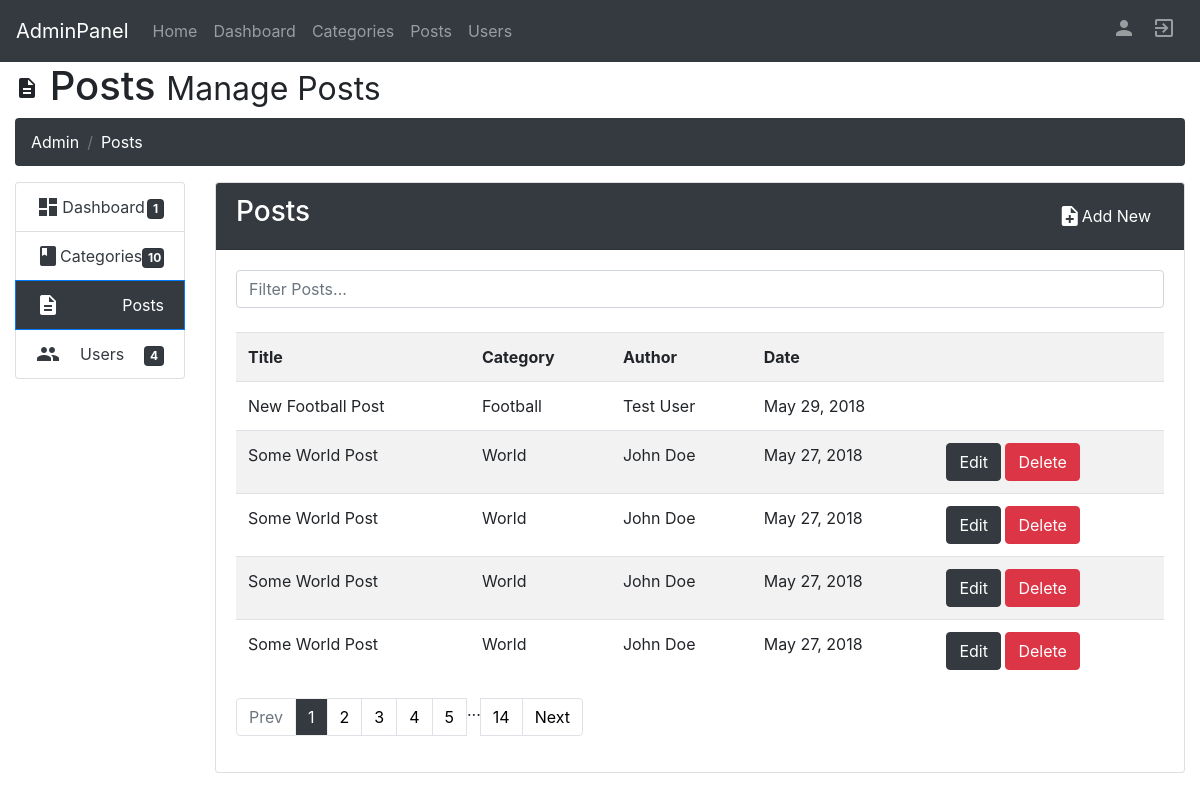
The app's page /admin/posts/ (signed in) with its own data.
### tables this page shows
CREATE TABLE `Post` (
  `id` int(11) NOT NULL,
  `category_id` int(11) DEFAULT NULL,
  `imgsrc` varchar(256) DEFAULT NULL,
  `heading` varchar(256) NOT NULL,
  `description` text NOT NULL,
  `text` text NOT NULL,
  `tags` text NOT NULL,
  `time` datetime NOT NULL,
  `author_id` int(11) DEFAULT NULL,
  `url_name` varchar(256) NOT NULL,
  `views` int(11) NOT NULL DEFAULT '0'
);

CREATE TABLE `Category` (
  `id` int(11) NOT NULL,
  `cname` varchar(256) NOT NULL,
  `url_name` varchar(256) NOT NULL,
  `parent_id` int(11) DEFAULT NULL
);

CREATE TABLE `User` (
  `id` int(11) NOT NULL,
  `username` varchar(50) NOT NULL,
  `u_password` varchar(256) NOT NULL,
  `rights` varchar(10) NOT NULL,
  `first_name` varchar(50) NOT NULL,
  `second_name` varchar(50) NOT NULL,
  `email` varchar(100) NOT NULL,
  `profile_img` varchar(256) NOT NULL DEFAULT '/uploader/files/profiledefault.png',
  `about` text NOT NULL
);

### admin/controllers/adminPages_controller.php (called while the page is built, shortened)
<?php
class AdminPagesController
{
    public function posts()
    {
        if (isset($_GET['filter'])) {
            $posts = Post::filter($_GET['filter']);
            $targetpage = "/admin/posts/filter=" . $_GET['filter'];
        } else {
            $posts = Post::all();
        }
        $limit = 5;
        $pageNum = $_GET['page'] ?? 0;
        if ($pageNum) {
            $start = ($pageNum - 1) * $limit;
        } else {
            $start = 0;
        }
        $postsToDisplay = array_slice($posts, $start, $limit);
        require_once 'admin/views/layout.php';
    }
}

### index.php (called while the page is built, shortened)
<?php
require_once 'routes.php';

### admin/models/category.php (called while the page is built, shortened)
<?php
class Category
{
    public function __construct($id, $name, $url_name, $parent_id, $parent_name)
    {
        $this->name = $name;
    }
    public static function get_by_id($id)
    {
        $db = Db::getInstance();
        $id = intval($id);
        $req = $db->prepare('SELECT ch.*, rt.id as parent_id, rt.cname as parent_name
                             FROM Category as ch
                             LEFT JOIN Category as rt ON (ch.parent_id = rt.id)
                             WHERE ch.id = :id');
        $req->bindValue(':id', $id, PDO::PARAM_INT);
        $req->execute();
        $category = $req->fetch();
        return new Category($category['id'], $category['cname'], $category['url_name'],
            $category['parent_id'], $category['parent_name']);
    }
    public static function all()
    {
        $list = [];
        $db = Db::getInstance();
        $req = $db->query('SELECT ch.*, rt.id as parent_id, rt.cname as parent_name
                           FROM Category as ch
                           LEFT JOIN Category as rt ON (ch.parent_id = rt.id)');
        foreach ($req->fetchAll() as $category) {
            $list[] = new Category($category['id'], $category['cname'], $category['url_name'],
                $category['parent_id'], $category['parent_name']);
        }
        return $list;
    }
}

### admin/models/post.php (called while the page is built, shortened)
<?php
class Post
{
    public function __construct($id, $category, $imgsrc, $heading, $description, $text, $tags, $time, $author, $url_name)
    {
        $this->id = $id;
        $this->category = $category;
        $this->heading = $heading;
        $this->time = $time;
        $this->author = $author;
    }
    public static function all()
    {
        $list = [];
        $db = Db::getInstance();
        $req = $db->query('SELECT * FROM Post ORDER BY `time` desc');
        foreach ($req->fetchAll() as $post) {
            $list[] = new Post($post['id'], Category::get_by_id($post['category_id']),
                $post['imgsrc'], $post['heading'], $post['description'],
                $post['text'], $post['tags'], $post['time'],
                User::get_by_userid($post['author_id']), $post['url_name']);
        }
        return $list;
    }
}

### admin/models/user.php (called while the page is built, shortened)
<?php
class User
{
    public function __construct($id, $username, $password, $rights, $first_name, $second_name, $email, $profile_img, $about)
    {
        $this->first_name = $first_name;
        $this->second_name = $second_name;
    }
    public static function get_by_userid($id)
    {
        $db = Db::getInstance();
        $id = intval($id);
        $req = $db->prepare('SELECT * FROM User WHERE id = :id');
        $req->bindValue(':id', $id, PDO::PARAM_INT);
        $req->execute();
        $user = $req->fetch();
        return new User($user['id'], $user['username'],
            $user['u_password'], $user['rights'],
            $user['first_name'], $user['second_name'],
            $user['email'], $user['profile_img'],
            $user['about']);
    }
    public static function all()
    {
        $list = [];
        $db = Db::getInstance();
        $req = $db->query('SELECT * FROM User');
        foreach ($req->fetchAll() as $user) {
            $list[] = new User($user['id'], $user['username'],
                $user['u_password'], $user['rights'],
                $user['first_name'], $user['second_name'],
                $user['email'], $user['profile_img'],
                $user['about']);
        }
        return $list;
    }
}

### admin/views/pages/posts.php (the view, shortened to what this page needs)
<?php require_once 'admin/views/pages/admin_header.php';?>
<header id="header">
  <div class="container-fluid">
    <div class="row">
      <div class="col-md-12">
        <h1>
          <span class="material-icons">description</span> Posts
          <small>Manage Posts</small>
        </h1>
      </div>
    </div>
  </div>
</header>
<div class="container-fluid">
  <ul class="breadcrumb bg-dark text-white">
    <li class="breadcrumb-item active bg-dark text-white">Admin</li>
    <li class="breadcrumb-item active bg-dark text-white">Posts</li>
  </ul>
</div>
<main id="main">
  <div class="container-fluid">
    <div class="row">
      <div class="col-md-2">
        <div class="list-group">
          <a href="/admin/dashboard/" class="list-group-item text-dark ">
            <i class="material-icons">dashboard</i>
            <span>Dashboard</span>
            <span class="badge card bg-dark text-white">1</span>
          </a>
          <a href="/admin/categories/" class="list-group-item text-dark">
            <i class="material-icons">class</i>
            <span>Categories</span>
            <span class="badge card bg-dark text-white"><?php echo count(Category::all());?></span>
          </a>
          <a href="/admin/posts/" class="list-group-item active bg-dark">
            <i class="material-icons">description</i>
            <span>Posts</span>
          </a>
          <a href="/admin/users/" class="list-group-item text-dark">
            <i class="material-icons">people</i>
            <span>Users</span>
            <span class="badge card bg-dark text-white"><?php echo count(User::all());?></span>
          </a>
        </div>
      </div>
      <div class="col-md-10">
        <div class="card">
          <div class="card-header bg-dark text-white card-header-btn">
            <h3>Posts</h3>
            <a class='btn btn-default bg-dark text-white' href='/admin/posts/add'>
              <i class="material-icons">note_add</i> Add New
            </a>
          </div>
          <div class="card-body">
            <div class="row">
              <div class="col-md-12 autocomplete">
                <input class="form-control" type="text" value="<?php echo htmlspecialchars($_GET['filter'] ?? "");?>" placeholder="Filter Posts...">
              </div>
            </div>
            <br>
            <table class="table table-striped table-hover">
              <tr>
                <th>Title</th>
                <th>Category</th>
                <th>Author</th>
                <th>Date</th>
                <th></th>
              </tr>
              <?php
$rows = '';
foreach ($postsToDisplay as $post) {
    $heading = htmlspecialchars($post->heading);
    $category = htmlspecialchars($post->category->name);
    $first_name = htmlspecialchars($post->author->first_name);
    $second_name = htmlspecialchars($post->author->second_name);
    $date = (new DateTime($post->time))->format('F d, Y');
    $editDelete = '';
    if (unserialize($_SESSION['current_user'])->rights == 'SA'
        || unserialize($_SESSION['current_user'])->id == $post->author->id) {
        $editDelete = "<a class='btn btn-dark' href='/admin/posts/edit/$post->id'>Edit</a>
                       <a class='btn btn-danger post-delete' href='/post/delete/$post->id'>Delete</a>";
    }
    $rows .= "<tr>
                <td>$heading</td>
                <td>$category</td>
                <td>$first_name $second_name</td>
                <td>$date</td>
                <td>$editDelete</td>
              </tr>";
}
echo $rows;
?>
            </table>
            <?php require_once "admin/views/pages/pagination.php"?>
          </div>
        </div>
      </div>
    </div>
  </div>
</main>

### admin/css/style.css (style rules this page uses)
.list-group a { display: flex; align-items: center; justify-content: space-between; }
.list-group a>* { flex-basis: 1; }
.list-group a .badge { flex-basis: 0.1; align-self: flex-end; }
.card-header-btn { display: flex; justify-content: space-between; align-items: center; flex-wrap: wrap; }
.card-header-btn a { display: flex; align-items: center; }

### admin/css/autocomplete.css (style rules this page uses)
.autocomplete { position: relative; display: inline-block; }

### records on screen
post: heading "New Football Post", category.cname "Football", author.first_name "Test", author.second_name "User", time "May 29, 2018"
post: heading "Some World Post", category.cname "World", author.first_name "John", author.second_name "Doe", time "May 27, 2018"
post: heading "Some World Post", category.cname "World", author.first_name "John", author.second_name "Doe", time "May 27, 2018"
post: heading "Some World Post", category.cname "World", author.first_name "John", author.second_name "Doe", time "May 27, 2018"
post: heading "Some World Post", category.cname "World", author.first_name "John", author.second_name "Doe", time "May 27, 2018"

### other values on screen
count(Category::all()) "10"
count(User::all()) "4"
$lastpage "14"
